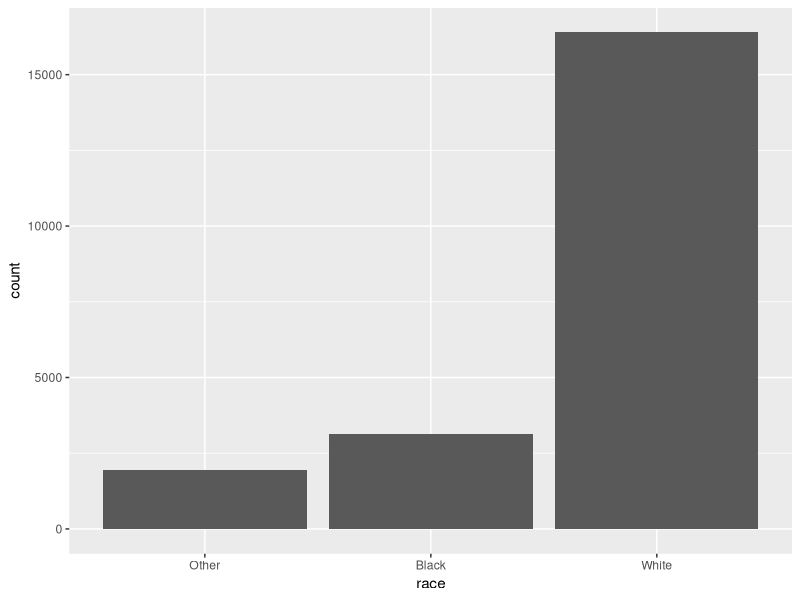
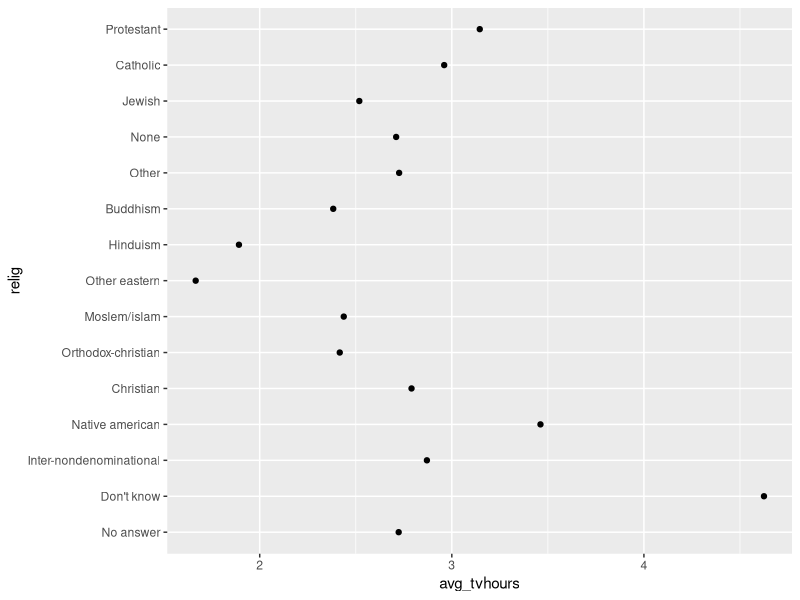
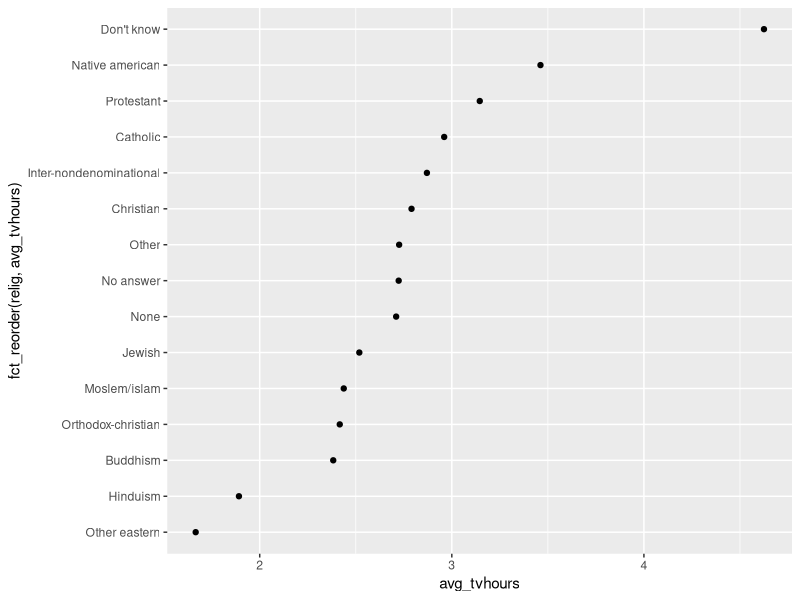

These charts were generated, in order, by the following R code:
## ---- chunk 1
knitr::opts_chunk$set(echo = TRUE)
## ---- chunk 2
install.packages("tidyverse")
library(tidyverse)
## ---- chunk 3
string = c("Dez", "Feb", "Jan", "Apr")
sort(string)

monate_level = c("Jan", "Feb", "Mär", "Apr", "Mai", "Jun", "Jul", "Aug", "Sep", "Okt", "Nov", "Dez")

# factor
faktor = factor(string, levels = monate_level)
sort(faktor)

# Social Survey
gss_cat %>%
  count(race)
  
ggplot(gss_cat, aes(race)) +
  geom_bar()
## ---- chunk 4
relig = gss_cat %>%
  group_by(relig) %>%
  summarize(avg_age = mean(age, na.rm = T),
            avg_tvhours = mean(tvhours, na.rm = T),
            n = n())
relig

ggplot(relig, aes(avg_tvhours, relig)) +
  geom_point()

ggplot(relig, aes(avg_tvhours, fct_reorder(relig, avg_tvhours))) +
  geom_point()

## ---- chunk 5
gss_cat %>%
  count(partyid)

gss_cat %>%
  mutate(partyid = fct_recode(partyid,
                              "Republikaner, stark" = "Strong republican",
                              "Republikaner, schwach" = "Not str republican",
                              "Unhabhängig, nahe Rep." = "Ind,near rep",
                              "Unhabhängig, nahe Dem." = "Ind,near dem",
                              "Demokrat, schwach" = "Not strong democrat",
                              "Demokrat, stark" = "Strong democrat")) %>%
  count(partyid)

## ---- chunk 6
gss_cat %>%
  mutate(partyid = fct_collapse(partyid,
                                other = c("No answer", "Don't know", "Other party"),
                                rep = c("Strong republican", "Not str republican"),
                                ind = c("Ind,near rep", "Independent", "Ind,near dem"),
                                dem = c("Not str democrat", "Strong democrat"))) %>%
  count(partyid)
## ---- chunk 7
gss_cat %>%
  mutate(relig = fct_lump(relig, n = 10)) %>% # ballt alle 15 Religionen zu 10 zusammen, fügt die Religionen mit den wenigsten Anhängern zu "Other" hinzu
  count(relig, sort = TRUE)

gss_cat %>%
  count(relig, sort = TRUE) 
